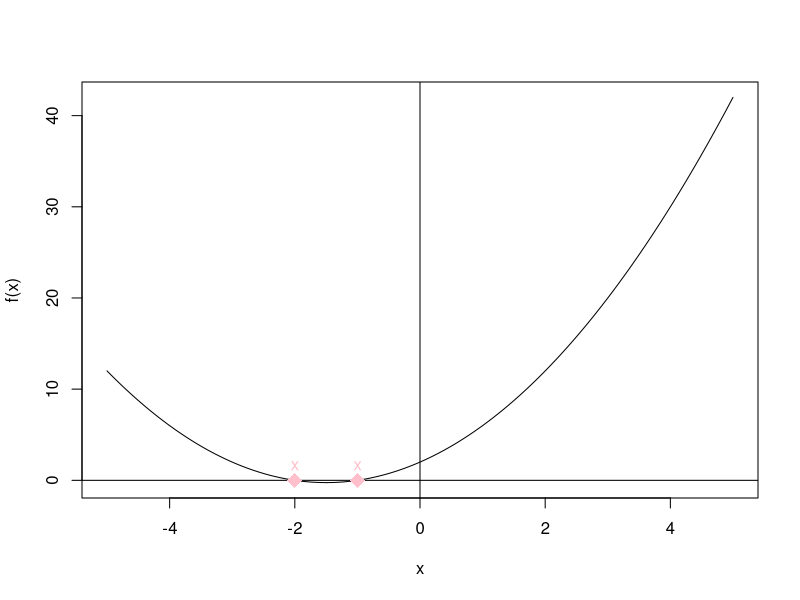

Recreate this plot in R.
## ---- chunk 1
find.roots = function(a, b, c) {
  discriminant = b^2 - 4 * a * c
  if (discriminant > 0) {
    c((-b - sqrt(discriminant))/(2 * a), (-b + sqrt(discriminant))/(2 * a))
  }
  else if (discriminant == 0) {
    -b / (2 * a)
  }
  else {
    NaN
  }
}
solutions = find.roots(1, 3, 2)
## ---- chunk 2
solutions
## ---- chunk 3

a = 1
b = 3
c = 2
f = function(x){
  a*x^2 + b*x + c
}
x = seq(-5, 5, length = 300)
plot(x, f(x), type = 'l')
abline(h = 0)
abline(v = 0)

points(x = solutions, y = rep(0, length(solutions)), # x and y coordinates of the x-intercepts
       pch = 18, cex = 2, col = 'pink')

text(x = solutions, y = rep(0, length(solutions)),
     labels = rep("x", length(solutions)),
     pos = 3, col = 'pink')
